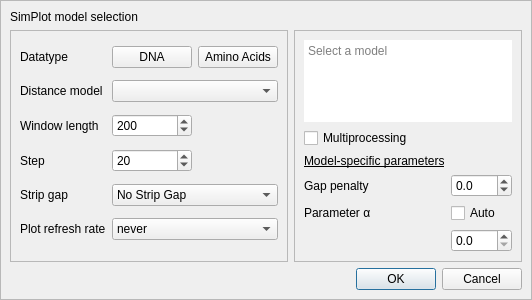
<?xml version="1.0" encoding="UTF-8"?>
<ui version="4.0">
 <class>SimPlot_settings_form</class>
 <widget class="QDialog" name="SimPlot_settings_form">
  <property name="geometry">
   <rect>
    <x>0</x>
    <y>0</y>
    <width>500</width>
    <height>300</height>
   </rect>
  </property>
  <property name="contextMenuPolicy">
   <enum>Qt::NoContextMenu</enum>
  </property>
  <property name="windowTitle">
   <string>Simplot settings</string>
  </property>
  <layout class="QVBoxLayout" name="verticalLayout">
   <property name="spacing">
    <number>0</number>
   </property>
   <property name="leftMargin">
    <number>0</number>
   </property>
   <property name="topMargin">
    <number>0</number>
   </property>
   <property name="rightMargin">
    <number>0</number>
   </property>
   <property name="bottomMargin">
    <number>0</number>
   </property>
   <item>
    <widget class="QFrame" name="frame">
     <property name="frameShape">
      <enum>QFrame::StyledPanel</enum>
     </property>
     <property name="frameShadow">
      <enum>QFrame::Raised</enum>
     </property>
     <layout class="QGridLayout" name="gridLayout">
      <item row="1" column="0">
       <widget class="QFrame" name="frame_2">
        <property name="sizePolicy">
         <sizepolicy hsizetype="MinimumExpanding" vsizetype="Preferred">
          <horstretch>0</horstretch>
          <verstretch>0</verstretch>
         </sizepolicy>
        </property>
        <property name="layoutDirection">
         <enum>Qt::LeftToRight</enum>
        </property>
        <property name="frameShape">
         <enum>QFrame::StyledPanel</enum>
        </property>
        <property name="frameShadow">
         <enum>QFrame::Raised</enum>
        </property>
        <layout class="QGridLayout" name="gridLayout_2">
         <item row="1" column="2">
          <widget class="QPushButton" name="btn_data_protein">
           <property name="text">
            <string>Amino Acids</string>
           </property>
           <property name="checkable">
            <bool>true</bool>
           </property>
          </widget>
         </item>
         <item row="2" column="1" colspan="2">
          <widget class="QComboBox" name="comboBox_models"/>
         </item>
         <item row="1" column="1">
          <widget class="QPushButton" name="btn_data_dna">
           <property name="styleSheet">
            <string notr="true"/>
           </property>
           <property name="text">
            <string>DNA</string>
           </property>
           <property name="checkable">
            <bool>true</bool>
           </property>
          </widget>
         </item>
         <item row="6" column="1" colspan="2">
          <widget class="QComboBox" name="comboBox_refresh_rate">
           <item>
            <property name="text">
             <string>never</string>
            </property>
           </item>
           <item>
            <property name="text">
             <string>every window</string>
            </property>
           </item>
           <item>
            <property name="text">
             <string>every 10 windows</string>
            </property>
           </item>
           <item>
            <property name="text">
             <string>every 100 windows</string>
            </property>
           </item>
          </widget>
         </item>
         <item row="3" column="1">
          <widget class="QSpinBox" name="spinBox_window">
           <property name="minimum">
            <number>20</number>
           </property>
           <property name="maximum">
            <number>10000</number>
           </property>
           <property name="singleStep">
            <number>10</number>
           </property>
           <property name="value">
            <number>200</number>
           </property>
          </widget>
         </item>
         <item row="4" column="0">
          <widget class="QLabel" name="label_5">
           <property name="text">
            <string>Step</string>
           </property>
          </widget>
         </item>
         <item row="5" column="0">
          <widget class="QLabel" name="label_6">
           <property name="text">
            <string>Strip gap</string>
           </property>
          </widget>
         </item>
         <item row="6" column="0">
          <widget class="QLabel" name="label_10">
           <property name="text">
            <string>Plot refresh rate</string>
           </property>
          </widget>
         </item>
         <item row="1" column="0">
          <widget class="QLabel" name="label_2">
           <property name="text">
            <string>Datatype</string>
           </property>
          </widget>
         </item>
         <item row="4" column="1">
          <widget class="QSpinBox" name="spinBox_step">
           <property name="minimum">
            <number>5</number>
           </property>
           <property name="maximum">
            <number>200</number>
           </property>
           <property name="singleStep">
            <number>5</number>
           </property>
           <property name="value">
            <number>20</number>
           </property>
          </widget>
         </item>
         <item row="2" column="0">
          <widget class="QLabel" name="label_3">
           <property name="text">
            <string>Distance model</string>
           </property>
          </widget>
         </item>
         <item row="3" column="0">
          <widget class="QLabel" name="label_4">
           <property name="text">
            <string>Window length</string>
           </property>
          </widget>
         </item>
         <item row="5" column="1" colspan="2">
          <widget class="QComboBox" name="comboBox_strip_gap">
           <item>
            <property name="text">
             <string>No Strip Gap</string>
            </property>
           </item>
           <item>
            <property name="text">
             <string>25%</string>
            </property>
           </item>
           <item>
            <property name="text">
             <string>33%</string>
            </property>
           </item>
           <item>
            <property name="text">
             <string>50%</string>
            </property>
           </item>
           <item>
            <property name="text">
             <string>66%</string>
            </property>
           </item>
           <item>
            <property name="text">
             <string>75%</string>
            </property>
           </item>
           <item>
            <property name="text">
             <string>100%</string>
            </property>
           </item>
          </widget>
         </item>
        </layout>
       </widget>
      </item>
      <item row="1" column="1">
       <widget class="QFrame" name="frame_3">
        <property name="frameShape">
         <enum>QFrame::StyledPanel</enum>
        </property>
        <property name="frameShadow">
         <enum>QFrame::Raised</enum>
        </property>
        <layout class="QGridLayout" name="gridLayout_3">
         <item row="4" column="0">
          <widget class="QLabel" name="label_7">
           <property name="text">
            <string>Parameter α</string>
           </property>
          </widget>
         </item>
         <item row="0" column="0" colspan="2">
          <widget class="QTextBrowser" name="textBrowser_model_def">
           <property name="styleSheet">
            <string notr="true">border: 0px;</string>
           </property>
           <property name="placeholderText">
            <string>Select a model</string>
           </property>
          </widget>
         </item>
         <item row="1" column="0">
          <widget class="QCheckBox" name="checkBox_multiproc">
           <property name="text">
            <string>Multiprocessing</string>
           </property>
          </widget>
         </item>
         <item row="5" column="1">
          <widget class="QDoubleSpinBox" name="SpinBox_param_a">
           <property name="decimals">
            <number>1</number>
           </property>
          </widget>
         </item>
         <item row="3" column="0">
          <widget class="QLabel" name="label_8">
           <property name="text">
            <string>Gap penalty</string>
           </property>
          </widget>
         </item>
         <item row="3" column="1">
          <widget class="QDoubleSpinBox" name="Spin_Box_Gap">
           <property name="decimals">
            <number>1</number>
           </property>
           <property name="minimum">
            <double>-100.000000000000000</double>
           </property>
          </widget>
         </item>
         <item row="2" column="0">
          <widget class="QLabel" name="label_9">
           <property name="font">
            <font>
             <underline>true</underline>
            </font>
           </property>
           <property name="text">
            <string>Model-specific parameters</string>
           </property>
          </widget>
         </item>
         <item row="4" column="1">
          <widget class="QCheckBox" name="checkBox_auto">
           <property name="text">
            <string>Auto</string>
           </property>
          </widget>
         </item>
        </layout>
       </widget>
      </item>
      <item row="0" column="0">
       <widget class="QLabel" name="label">
        <property name="font">
         <font>
          <weight>50</weight>
          <bold>false</bold>
         </font>
        </property>
        <property name="text">
         <string>SimPlot model selection</string>
        </property>
       </widget>
      </item>
      <item row="2" column="1">
       <widget class="QDialogButtonBox" name="buttonBox">
        <property name="orientation">
         <enum>Qt::Horizontal</enum>
        </property>
        <property name="standardButtons">
         <set>QDialogButtonBox::Cancel|QDialogButtonBox::Ok</set>
        </property>
       </widget>
      </item>
     </layout>
    </widget>
   </item>
  </layout>
 </widget>
 <resources/>
 <connections>
  <connection>
   <sender>buttonBox</sender>
   <signal>accepted()</signal>
   <receiver>SimPlot_settings_form</receiver>
   <slot>accept()</slot>
   <hints>
    <hint type="sourcelabel">
     <x>248</x>
     <y>254</y>
    </hint>
    <hint type="destinationlabel">
     <x>157</x>
     <y>274</y>
    </hint>
   </hints>
  </connection>
  <connection>
   <sender>buttonBox</sender>
   <signal>rejected()</signal>
   <receiver>SimPlot_settings_form</receiver>
   <slot>reject()</slot>
   <hints>
    <hint type="sourcelabel">
     <x>316</x>
     <y>260</y>
    </hint>
    <hint type="destinationlabel">
     <x>286</x>
     <y>274</y>
    </hint>
   </hints>
  </connection>
 </connections>
</ui>
